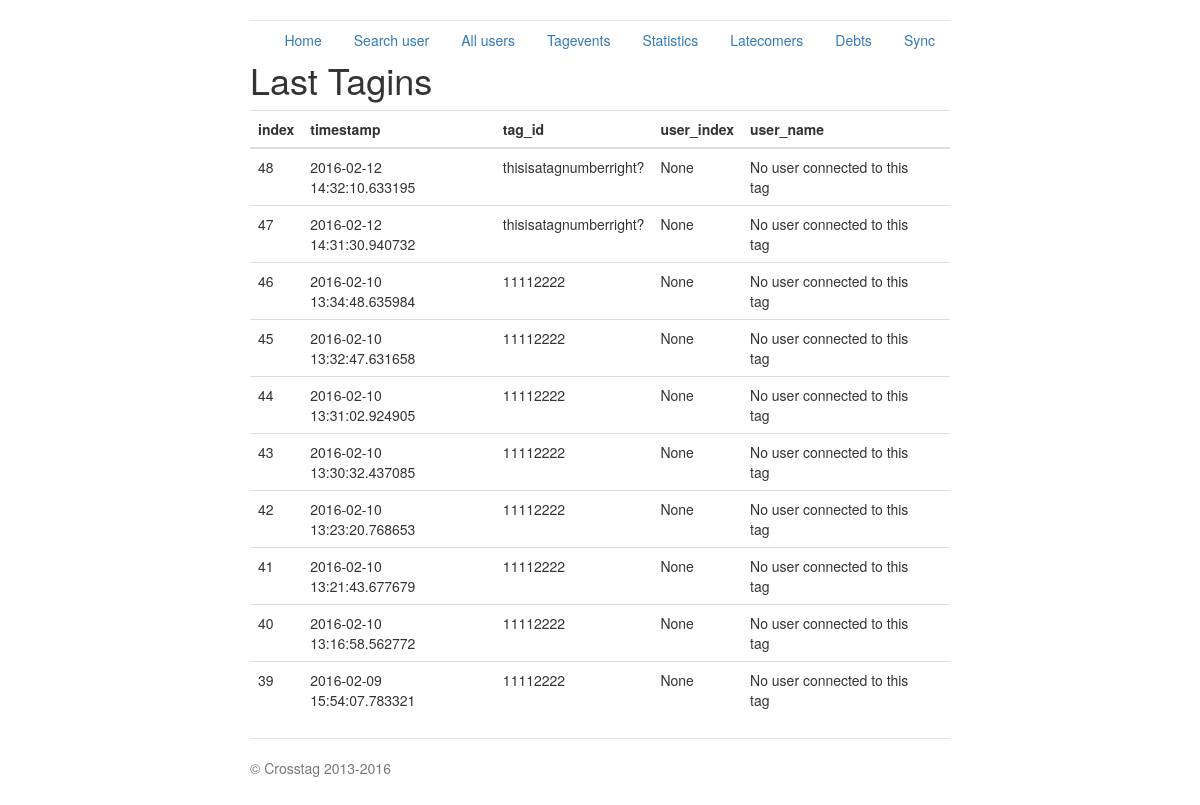
The app's page /last_tagins, older data.
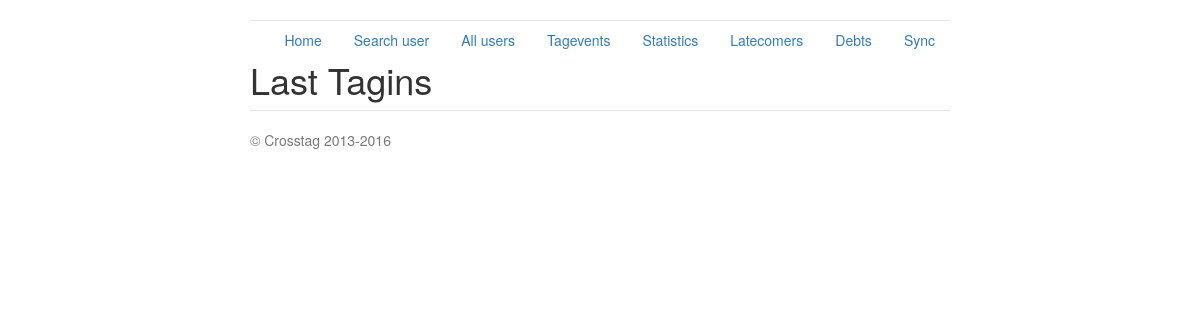
The same page, newer data.
### crosstag_server.py (models this page shows, shortened)
class Tagevent(db.Model):
    index = db.Column(db.Integer, primary_key=True)
    tag_id = db.Column(db.String(20))
    timestamp = db.Column(db.DateTime)
    uid = db.Column(db.Integer, db.ForeignKey('user.index'))
    def dict(self):
        return {'index': self.index, 'timestamp': str(self.timestamp),
                'tag_id': self.tag_id, 'uid': self.uid}

### crosstag_server.py (the view)
@app.route('/last_tagins', methods=['GET'])
def last_tagins():
    ret = []
    events = Tagevent.query.all()[-10:]
    for hit in events:
        js = hit.dict()
        tag = js['tag_id']
        try:
            user = get_user_data_tag_dict(tag)
            js['user_index'] = user["index"]
            js['user_name'] = user['name']
        except:
            js['user_index'] = None
            js['user_name'] = "No user connected to this tag"
        ret.append(js)
    ret.reverse()
    return render_template('last_tagevents.html',
                           title='Last Tagins',
                           hits=ret)

### crosstag_server.py (called while the page is built)
@app.route('/crosstag/v1.0/get_user_data_tag_dict/<tag_id>',
           methods=['GET'])
def get_user_data_tag_dict(tag_id):
    user = User.query.filter_by(tag_id=tag_id).first()
    return user.dict()

### templates/last_tagevents.html (shortened to what this page needs)
{% extends "base.html" %}
{% block content %}
<h1>{{title}}</h1>
{% if hits %}
	<table class="table table-hover">
	<tbody>
		<thead>
			<tr>
				<th>index</th> <th>timestamp</th><th>tag_id</th> <th> user_index </th> <th> user_name </th> <th></th>
			</tr>
		</thead>
				{% for hit in hits %}
				<tr>
					<td>{{hit.index}}</td> <td>{{hit.timestamp}}</td> <td>{{hit.tag_id}}</td> <td>{{hit.user_index}}</td> <td>{{hit.user_name}}</td> <td> {% if hit.user_index != None %}<a href='/edit_user/{{hit.user_index}}'>edit user</a> {% endif %}</td>
				</tr>
				{% endfor %}
	</tbody>
	</table>
{% endif %}
{% endblock %}

### templates/base.html (shortened to what this page needs)
<!DOCTYPE html>
<html lang="en">
  <head>
    <link rel="stylesheet" type="text/css" href="../../static/datepicker.css">
    <link href="../../static/bootstrap.css" rel="stylesheet">
    <link href="../../static/jumbotron-narrow.css" rel="stylesheet">
  </head>
  <body>
    <div class="container">
      <div class="header">
        <nav>
          <ul class="nav nav-pills pull-right">
            <li role="presentation"><a href="/index">Home</a></li>
            <li role="presentation"><a href="/search_user">Search user</a></li>
            <li role="presentation"><a href="/all_users">All users</a></li>
            <li role="presentation"><a href="/tagevent">Tagevents</a></li>
              <li role="presentation"><a href="/statistics">Statistics</a></li>
            <li role="presentation"><a href="/inactive_check">Latecomers</a></li>
              <li role="presentation"><a href="/debt_check">Debts</a></li>
            <li role="presentation"><a href="/crosstag/v1.0/fortnox/">Sync</a></li>
          </ul>
        </nav>
      </div>
      {% block content %}{% endblock %}
      <footer class="footer">
        <p>&copy; Crosstag 2013-2016</p>
      </footer>
    </div>
  </body>
</html>

### static/jumbotron-narrow.css (style rules this page uses)
body { padding-top: 20px; padding-bottom: 20px; }
.header, .marketing, .footer { padding-right: 15px; padding-left: 15px; }
.header { border-bottom: 1px solid #e5e5e5; }
.footer { padding-top: 19px; color: #777; border-top: 1px solid #e5e5e5; }
@media (min-width: 768px) { .container { max-width: 730px; } }
@media screen and (min-width: 768px) { .header, .marketing, .footer { padding-right: 0; padding-left: 0; } }
@media screen and (min-width: 768px) { .header { margin-bottom: 30px; } }

Row changes from the older to the newer data that the page shows:
removed Tagevent: index "48", timestamp "2016-02-12 14:32:10.633195", tag_id "thisisatagnumberright?", user_index "None", user_name "No user connected to this tag"
removed Tagevent: index "47", timestamp "2016-02-12 14:31:30.940732", tag_id "thisisatagnumberright?", user_index "None", user_name "No user connected to this tag"
removed Tagevent: index "46", timestamp "2016-02-10 13:34:48.635984", tag_id "11112222", user_index "None", user_name "No user connected to this tag"
removed Tagevent: index "45", timestamp "2016-02-10 13:32:47.631658", tag_id "11112222", user_index "None", user_name "No user connected to this tag"
removed Tagevent: index "44", timestamp "2016-02-10 13:31:02.924905", tag_id "11112222", user_index "None", user_name "No user connected to this tag"
removed Tagevent: index "43", timestamp "2016-02-10 13:30:32.437085", tag_id "11112222", user_index "None", user_name "No user connected to this tag"
removed Tagevent: index "42", timestamp "2016-02-10 13:23:20.768653", tag_id "11112222", user_index "None", user_name "No user connected to this tag"
removed Tagevent: index "41", timestamp "2016-02-10 13:21:43.677679", tag_id "11112222", user_index "None", user_name "No user connected to this tag"
removed Tagevent: index "40", timestamp "2016-02-10 13:16:58.562772", tag_id "11112222", user_index "None", user_name "No user connected to this tag"
removed Tagevent: index "39", timestamp "2016-02-09 15:54:07.783321", tag_id "11112222", user_index "None", user_name "No user connected to this tag"
Text that changed along with them:
text no longer shown: "index timestamp tag_id user_index user_name"
